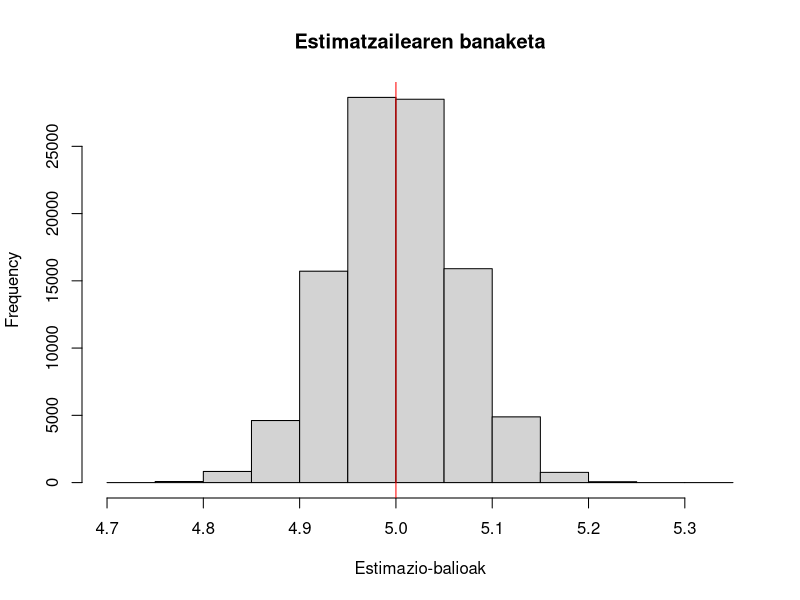
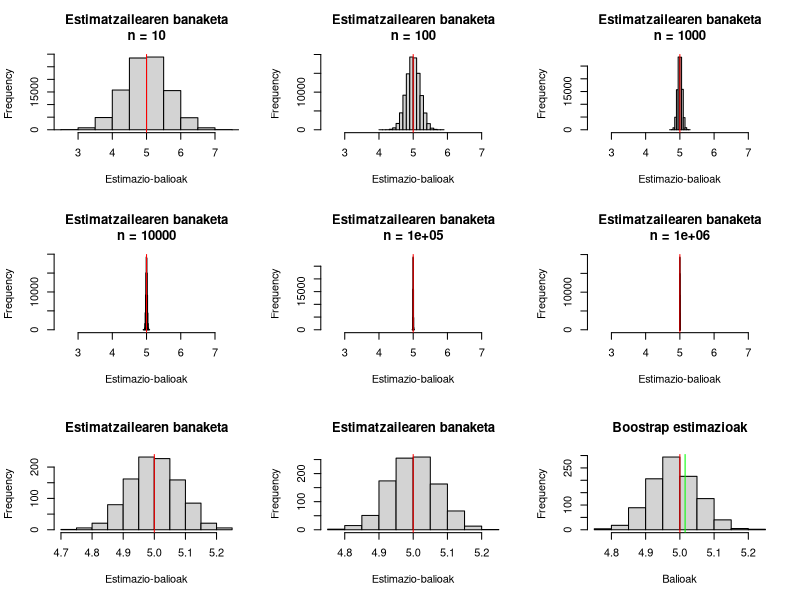

These charts were generated, in order, by the following R code:
## ---- chunk 1
set.seed(666)
## ---- chunk 2
n <- 1000
hist(rnorm(100000, 5, 2/sqrt(n)), main="Estimatzailearen banaketa", xlab="Estimazio-balioak")
abline(v=5, col="red")
## ---- chunk 3
par(mfrow=c(3, 3))
for (n in c(10, 100, 1000, 10000, 100000, 1000000)){
  hist(rnorm(100000, 5, 2/sqrt(n)), main=paste("Estimatzailearen banaketa\nn =", n), xlab="Estimazio-balioak", xlim=c(2.5, 7.5))
  abline(v=5, col="red")
}
  
## ---- chunk 4
banaketa.laginak <- function(lagin.kopurua, lagin.tamaina, mu, sigma){
  laginak <- matrix(rnorm(lagin.kopurua*lagin.tamaina, mu, sigma), 
                    nrow=lagin.kopurua, ncol=lagin.tamaina)
  return(laginak)
}

laginak <- banaketa.laginak(1000, 1000, 5, 2)
## ---- chunk 5
estimazioak <- apply(laginak, 1, median)
hist(estimazioak, main="Estimatzailearen banaketa", xlab="Estimazio-balioak")
abline(v=5, col="red")
## ---- chunk 6
estimazioak <- apply(laginak, 1, mean, trim=0.25)
hist(estimazioak, main="Estimatzailearen banaketa", xlab="Estimazio-balioak")
abline(v=5, col="red")
## ---- chunk 7
rm(laginak)
set.seed(666)
lagina <- rnorm(1000, 5, 2)
## ---- chunk 8
bootstrapLaginakLortu <- function(hasierako.lagina, boot.lagin.kopurua, boot.lagin.tamaina){
  boot.laginak <- matrix(
    sample(hasierako.lagina, boot.lagin.kopurua*boot.lagin.tamaina, replace=TRUE), 
    nrow=boot.lagin.kopurua, ncol=boot.lagin.tamaina)
  return(boot.laginak)
}

boot.laginak <- bootstrapLaginakLortu(lagina, 1000, 1000)
## ---- chunk 9
# boot.estimazioak <- apply(boot.laginak, 1, median)
boot.estimazioak <- apply(boot.laginak, 1, mean, trim=0.25)
hist(boot.estimazioak, main="Boostrap estimazioak", xlab="Balioak")
estimazioa <- median(lagina)
abline(v=5, col="red") # Hau egoera errealetan ez dugu ezagutuko!
abline(v=estimazioa, col="green")
## ---- chunk 10
estimatuSE <- function(boot.estimazioak){
  #Kalkulatu bootstrap estimazioak erabiliz SE (45. gardenkia)
  return()
}

## ---- chunk 11
t.test(lagina, conf.level=0.95)$conf.int
## ---- chunk 12
lagina1 <- c(11.8, 9.3, 11.4, 20.4, 15.2, 17.8, 15.2, 13.5, 15.1, 10.6, 18.4, 7.5, 17.7, 19.9,
             12.4, 14.6, 21.2, 10.1, 10.2, 13.7, 15.8, 18.1, 16.2, 19.8, 14.2, 14.1, 11.3, 
             11.1, 16.8, 14.8, 15.8, 14.6, 15.0, 15.7, 10.3, 8.8, 17.0, 15.7, 18.6, 12.1, 16.4,
             19.3, 9.9, 15.9, 19.7, 17.6, 15.9, 16.2, 11.1, 15.6)


lagina2 <- c(0.10, 0.03, 0.03, 1.11, 0.50, 0.59, 0.22, 0.26, 3.19, 0.49, 1.14, 0.36, 0.38,
             1.10, 0.02, 0.18, 0.51, 0.41, 0.01, 0.51, 0.15, 0.36, 0.09, 1.50, 0.51, 0.57,
             0.66, 0.16, 1.10, 0.39, 0.01, 2.52, 1.94, 0.68, 1.06, 0.01, 0.09, 0.74, 0.07, 
             1.39, 0.66, 0.92, 0.07, 0.13, 0.42, 0.02, 0.21, 0.47, 0.78, 1.71, 0.01, 0.44,
             0.31, 0.28, 0.26, 0.55, 1.44, 0.17, 0.20, 0.27, 0.07, 0.12, 0.33, 1.02, 1.54, 
             0.43, 0.47, 1.99, 0.96, 0.52, 0.02, 0.65, 0.76, 0.03, 0.95, 0.36, 1.33, 0.69,
             0.15, 0.00, 0.46, 1.05, 1.23, 0.84, 0.49, 0.04, 0.04, 0.09, 0.42, 0.14, 0.20,
             0.01, 0.21, 1.88, 0.39, 0.16, 0.10, 0.07, 0.06, 0.17)
